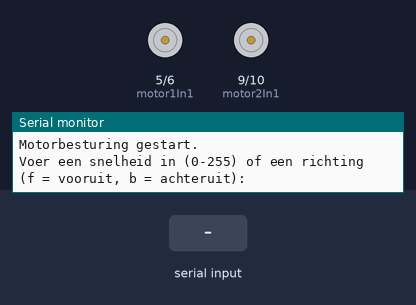
Simulated run of this sketch. Board: Arduino Uno, built with avr-gcc and run on an emulated ATmega328P. Shown: motor-driver pin pairs drawn as motors (green arrow = first pin HIGH = forward, orange = second pin HIGH = backward, longer = more drive), the last lines printed to the serial monitor. The test bench sets the inputs (shaded band).

Above: at 1.2 s.
1.3 s: "90,45\n" received over Serial
At 1.6 s:
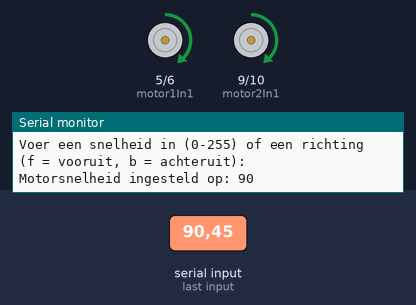
2.8 s: "b\n" received over Serial
At 3.8 s:
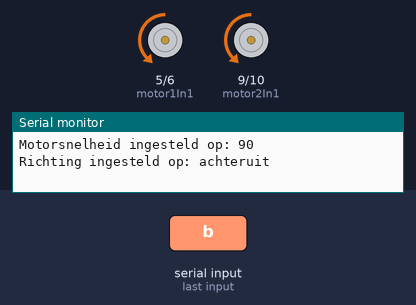
4.3 s: "30,150\n" received over Serial
At 5.1 s:
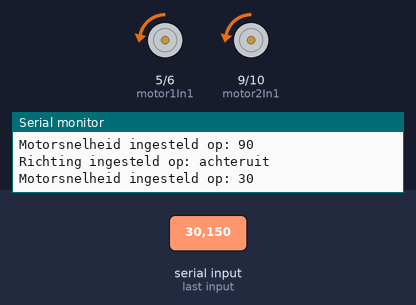
5.8 s: "f\n" received over Serial
At 6.1 s:
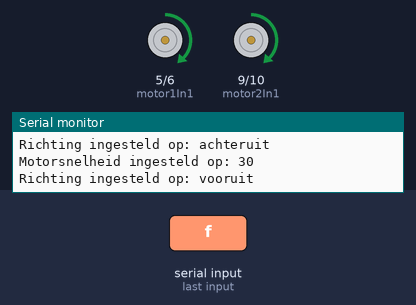
7.3 s: "200\n" received over Serial
At 8.5 s:
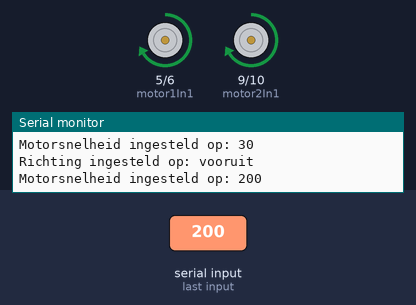
8.8 s: "b\n" received over Serial
At 9.6 s:
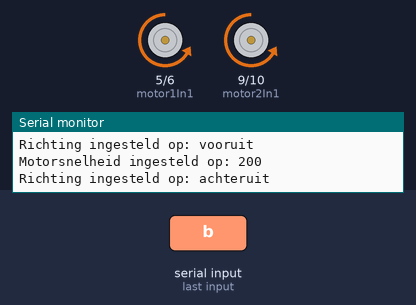
Timing chart, 0 to 11.3 s (numbered marks = the images above; inputs shaded):
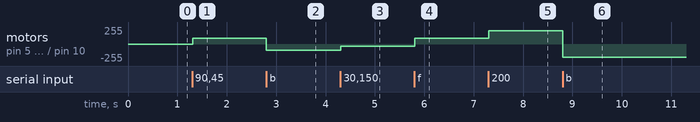

Measured:
- after the input at 1.3 s, motor on pin 5 (motor1In1) / pin 6 (motor1In2), motor on pin 9 (motor2In1) / pin 10 (motor2In2): stopped → forward 90/255 at once
- after the input at 2.8 s, motor on pin 5 (motor1In1) / pin 6 (motor1In2), motor on pin 9 (motor2In1) / pin 10 (motor2In2): forward 90/255 → backward 90/255 at once
- after the input at 4.3 s, motor on pin 5 (motor1In1) / pin 6 (motor1In2), motor on pin 9 (motor2In1) / pin 10 (motor2In2): backward 90/255 → backward 30/255 at once
- after the input at 5.8 s, motor on pin 5 (motor1In1) / pin 6 (motor1In2), motor on pin 9 (motor2In1) / pin 10 (motor2In2): backward 30/255 → forward 90/255 at once
- after the input at 7.3 s, motor on pin 5 (motor1In1) / pin 6 (motor1In2), motor on pin 9 (motor2In1) / pin 10 (motor2In2): forward 90/255 → forward 200/255 at once
- after the input at 8.8 s, motor on pin 5 (motor1In1) / pin 6 (motor1In2), motor on pin 9 (motor2In1) / pin 10 (motor2In2): forward 200/255 → backward 200/255 at once

The sketch:

H-Brug2.0.ino
```cpp
// Pin-definities voor de DRV8833
const int motor1In1 = 5; // Motor 1 ingang 1 (PWM)
const int motor1In2 = 6; // Motor 1 ingang 2 (PWM)
const int motor2In1 = 9; // Motor 2 ingang 1 (PWM)
const int motor2In2 = 10; // Motor 2 ingang 2 (PWM)

// Variabelen voor snelheid en richting
int motorSpeed = 0; // Motorsnelheid (0-255)
bool forward = true; // Richting: true = vooruit, false = achteruit

void setup() {
  // Stel motorpinnen in als uitvoer
  pinMode(motor1In1, OUTPUT);
  pinMode(motor1In2, OUTPUT);
  pinMode(motor2In1, OUTPUT);
  pinMode(motor2In2, OUTPUT);

  // Initialiseer de seriële monitor
  Serial.begin(9600);
  Serial.println("Motorbesturing gestart.");
  Serial.println("Voer een snelheid in (0-255) of een richting (f = vooruit, b = achteruit):");
}

void loop() {
  // Controleer of er gegevens beschikbaar zijn in de seriële monitor
  if (Serial.available() > 0) {
    String input = Serial.readStringUntil('\n'); // Lees de invoer tot een nieuwe regel
    input.trim(); // Verwijder eventuele spaties of nieuwe regels

    // Controleer of de invoer een snelheid is
    if (input.toInt() > 0 || input == "0") {
      motorSpeed = constrain(input.toInt(), 0, 255); // Beperk snelheid tot 0-255
      Serial.print("Motorsnelheid ingesteld op: ");
      Serial.println(motorSpeed);
    }
    // Controleer of de invoer een richtingscommando is
    else if (input.equalsIgnoreCase("f")) {
      forward = true;
      Serial.println("Richting ingesteld op: vooruit");
    } else if (input.equalsIgnoreCase("b")) {
      forward = false;
      Serial.println("Richting ingesteld op: achteruit");
    } else {
      Serial.println("Ongeldige invoer. Gebruik een getal (0-255) voor snelheid of 'f'/'b' voor richting.");
    }

    // Pas motorinstellingen toe
    setMotorDirection(forward);
    setMotorSpeed(motorSpeed);
  }
}

// Functie om de motorsnelheid in te stellen voor beide motoren
void setMotorSpeed(int speed) {
  speed = constrain(speed, 0, 255); // Beperk snelheid tot 0-255
  if (forward) {
    // Motor 1
    analogWrite(motor1In1, speed);
    analogWrite(motor1In2, 0);
    // Motor 2
    analogWrite(motor2In1, speed);
    analogWrite(motor2In2, 0);
  } else {
    // Motor 1
    analogWrite(motor1In1, 0);
    analogWrite(motor1In2, speed);
    // Motor 2
    analogWrite(motor2In1, 0);
    analogWrite(motor2In2, speed);
  }
}

// Functie om de draairichting in te stellen voor beide motoren
void setMotorDirection(bool forward) {
  // De richting wordt hier al verwerkt via PWM in `setMotorSpeed`
  // Dit is een placeholder voor extra logica als dat nodig is
}

// Functie om de motoren te stoppen (optioneel)
void stopMotors() {
  digitalWrite(motor1In1, LOW);
  digitalWrite(motor1In2, LOW);
  digitalWrite(motor2In1, LOW);
  digitalWrite(motor2In2, LOW);
}
```
